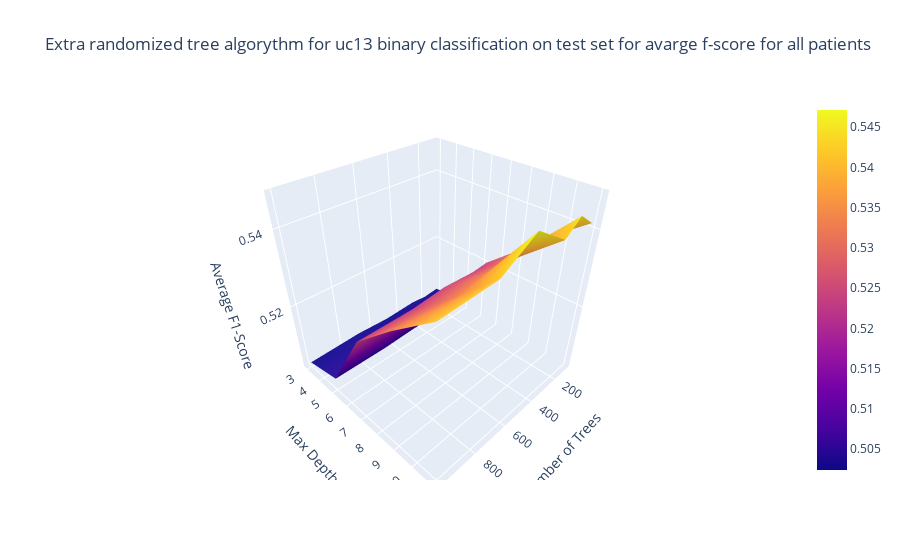

Notebook cell for this chart:
### Code cell
plot_uc13_3d_n_trees_max_depth_avg_f1_score(df_uc13_ert_test_binary, 'Extra randomized tree algorythm for uc13 binary classification on test set for avarge f-score for all patients')

### Figure 1 — Plotly figure (JSON) as saved in the notebook; plotly's stock layout.template omitted (floating-point values rounded to 4 significant figures)
{"data": [{"type": "surface", "x": [[100, 200, 300, 500, 700, 1000], [100, 200, 300, 500, 700, 1000], [100, 200, 300, 500, 700, 1000], [100, 200, 300, 500, 700, 1000], [100, 200, 300, 500, 700, 1000]], "y": [[3, 3, 3, 3, 3, 3], [5, 5, 5, 5, 5, 5], [7, 7, 7, 7, 7, 7], [9, 9, 9, 9, 9, 9], [11, 11, 11, 11, 11, 11]], "z": [[0.5029, 0.5024, 0.5029, 0.5024, 0.5029, 0.5024], [0.5043, 0.5043, 0.5052, 0.5052, 0.5048, 0.5048], [0.5205, 0.5243, 0.5238, 0.5243, 0.5233, 0.5233], [0.5333, 0.5333, 0.5324, 0.5329, 0.5319, 0.5329], [0.5414, 0.5448, 0.5414, 0.5471, 0.5419, 0.5414]]}], "layout": {"scene": {"camera": {"center": {"x": 0, "y": 0, "z": 0}, "eye": {"x": 1.25, "y": 1.25, "z": 1.25}, "up": {"x": 0, "y": 0, "z": 1}}, "xaxis": {"title": {"text": "Number of Trees"}}, "yaxis": {"title": {"text": "Max Depth"}}, "zaxis": {"title": {"text": "Average F1-Score"}}}, "title": {"text": "Extra randomized tree algorythm for uc13 binary classification on test set for avarge f-score for all patients"}}}
